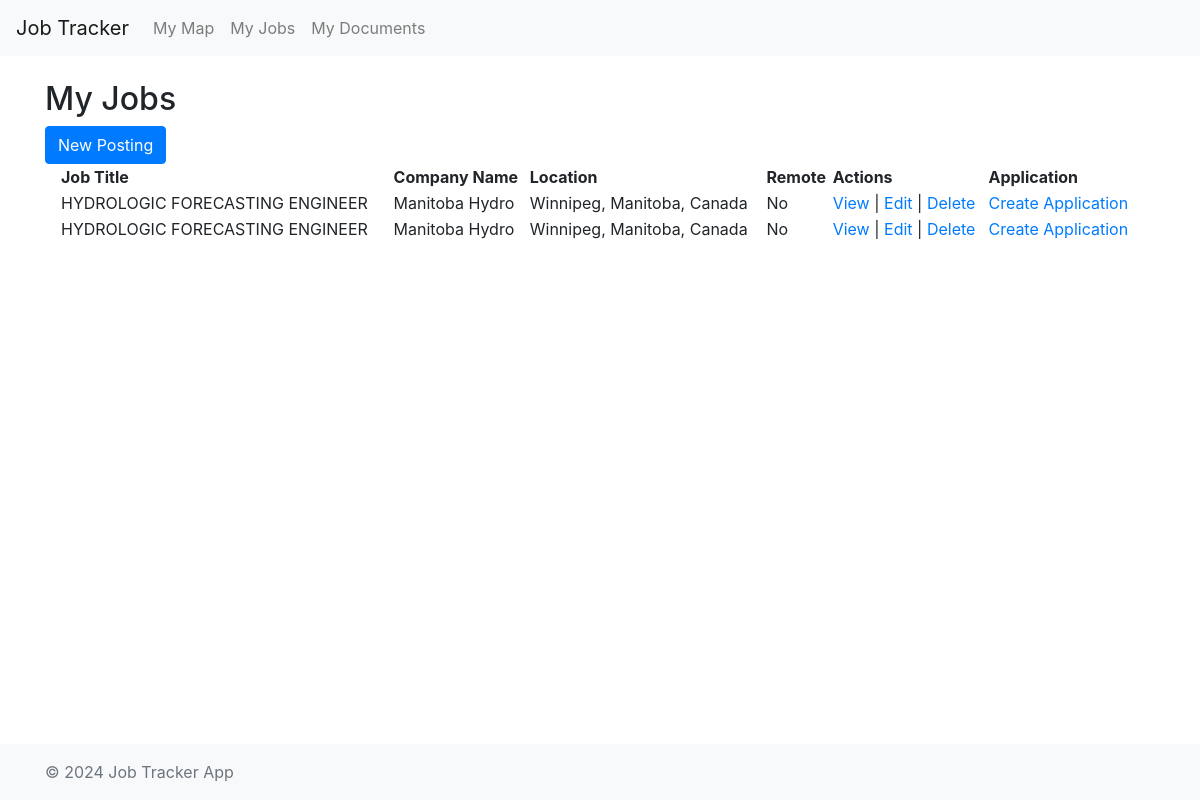
Before: / with the older database file.
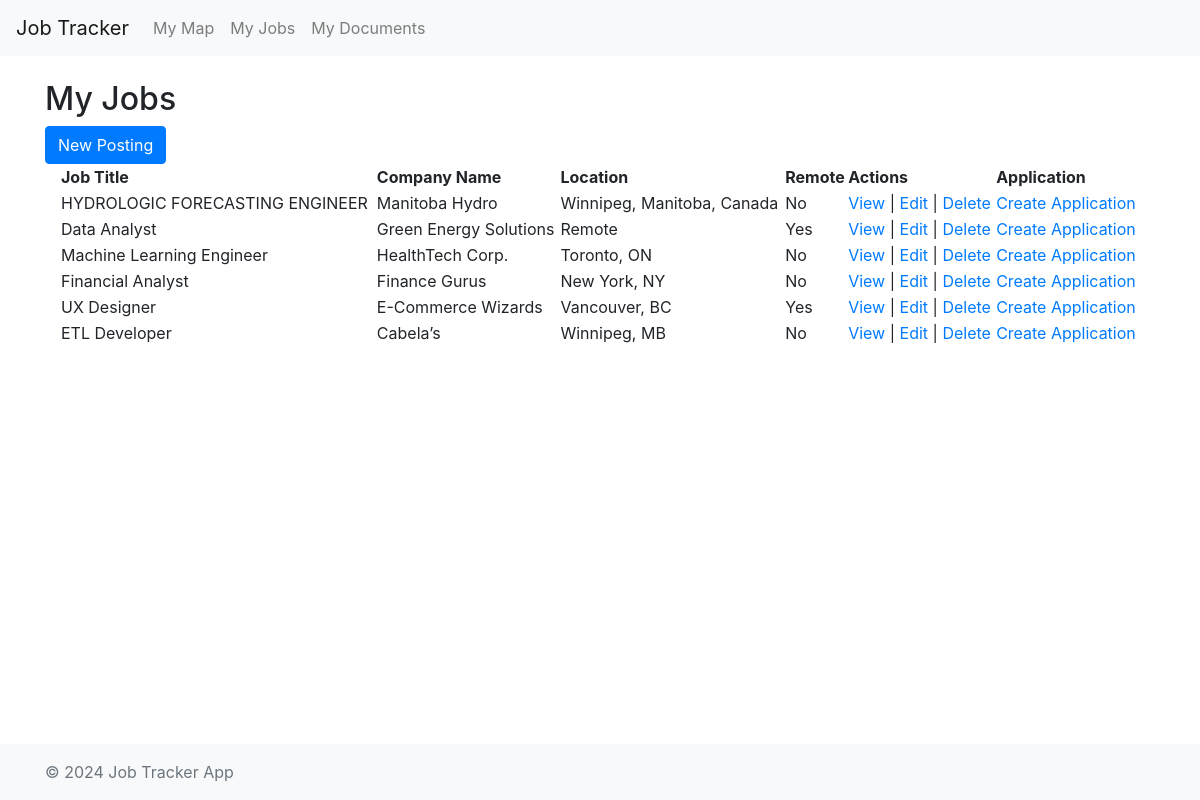
After: the same page with the newer database file.
### tracker/models.py (models this page shows, shortened)
class JobPosting(models.Model):
    company_name = models.CharField(max_length=255, blank="Untitled Company")
    job_title = models.CharField(max_length=255, blank="Untitled Job")  # New field
    posting_url = models.URLField(max_length=500, blank="None")  # New field for job posting URL
    location = models.CharField(max_length=255, blank="Unspecified")  # Changed from address to location
    is_remote = models.BooleanField(default=False)  # New field for remote work
    description = models.TextField(blank="No description provided")
    latitude = models.FloatField(null=True, blank=True)
    longitude = models.FloatField(null=True, blank=True)
    date_created = models.DateTimeField(default=timezone.now)  # Auto-generated field

### tracker/views.py (the view)
# urls.py: path('', views.all_jobs, name='home'),
def all_jobs(request):
    jobs = JobPosting.objects.all()
    return render(request, 'tracker/all_jobs.html', {'jobs': jobs})

### tracker/templates/tracker/all_jobs.html
{% extends 'tracker/base.html' %}
{% block content %}
<h2>My Jobs</h2>
<a href="{% url 'create_job' %}" class="btn btn-primary">New Posting</a>
<div class="container" style="width: 100%;">
    <table style="width: 100%;">
        <thead>
            <tr>
                <th>Job Title</th>
                <th>Company Name</th>
                <th>Location</th>
                <th>Remote</th>
                <th>Actions</th>
                <th>Application</th>
            </tr>
        </thead>
        <tbody>
            {% for job in jobs %}
            <tr>
                <td>{{ job.job_title }}</td>
                <td>{{ job.company_name }}</td>
                <td>{{ job.location }}</td>
                <td>{{ job.is_remote|yesno:"Yes,No" }}</td>
                <td>
                    <a href="{% url 'view_job' job.id %}">View</a> |
                    <a href="{% url 'edit_job' job.id %}">Edit</a> |
                    <a href="{% url 'delete_job' job.id %}">Delete</a>
                </td>
                {% if not job.has_application %}
                <td>
                    <a href="{% url 'create_application' job.id %}">Create Application</a>
                </td>
                {% else %}
                <td>
                     View Application
                </td>
                {% endif %}
            </tr>
            {% endfor %}
        </tbody>
    </table>
</div>
{% endblock %}

### tracker/templates/tracker/base.html (shortened to what this page needs)
<!DOCTYPE html>
<html lang="en">
<head>
    <link rel="stylesheet" href="https://stackpath.bootstrapcdn.com/bootstrap/4.5.2/css/bootstrap.min.css">
    {% load static %}
    <link rel="stylesheet" href="{% static 'tracker/css/styles.css' %}">
</head>
<body>
    <div class="wrapper">
        <nav class="navbar navbar-expand-lg navbar-light bg-light">
            <a class="navbar-brand" href="/">Job Tracker</a>
            <div class="collapse navbar-collapse" id="navbarNav">
                <ul class="navbar-nav mr-auto">
                    <li class="nav-item">
                        <a class="nav-link" href="{% url 'map_view' %}">My Map</a>
                    </li>
                    <li class="nav-item">
                        <a class="nav-link" href="{% url 'all_jobs' %}">My Jobs</a>
                    </li>
                    <li class="nav-item">
                        <a class="nav-link" href="{% url 'view_all_documents' %}">My Documents</a>
                    </li>
                </ul>
            </div>
        </nav>
        <div class="container mt-4">
            {% block content %}{% endblock %}
        </div>
        <footer class="footer mt-auto py-3 bg-light">
            <div class="container">
                <span class="text-muted">&copy; 2024 Job Tracker App</span>
            </div>
        </footer>
    </div>
</body>
</html>

### tracker/static/tracker/css/styles.css (style rules this page uses)
html, body { height: 100%; margin: 0; }
.wrapper { display: flex; flex-direction: column; min-height: 100vh; }
.container { flex: 1; }

Changed rows visible on the page:
removed JobPosting: job_title "HYDROLOGIC FORECASTING ENGINEER", company_name "Manitoba Hydro", location "Winnipeg, Manitoba, Canada", is_remote "No"
added JobPosting: job_title "Data Analyst", company_name "Green Energy Solutions", location "Remote", is_remote "Yes"
added JobPosting: job_title "Machine Learning Engineer", company_name "HealthTech Corp.", location "Toronto, ON", is_remote "No"
added JobPosting: job_title "Financial Analyst", company_name "Finance Gurus", location "New York, NY", is_remote "No"
added JobPosting: job_title "UX Designer", company_name "E-Commerce Wizards", location "Vancouver, BC", is_remote "Yes"
added JobPosting: job_title "ETL Developer", company_name "Cabela’s", location "Winnipeg, MB", is_remote "No"
